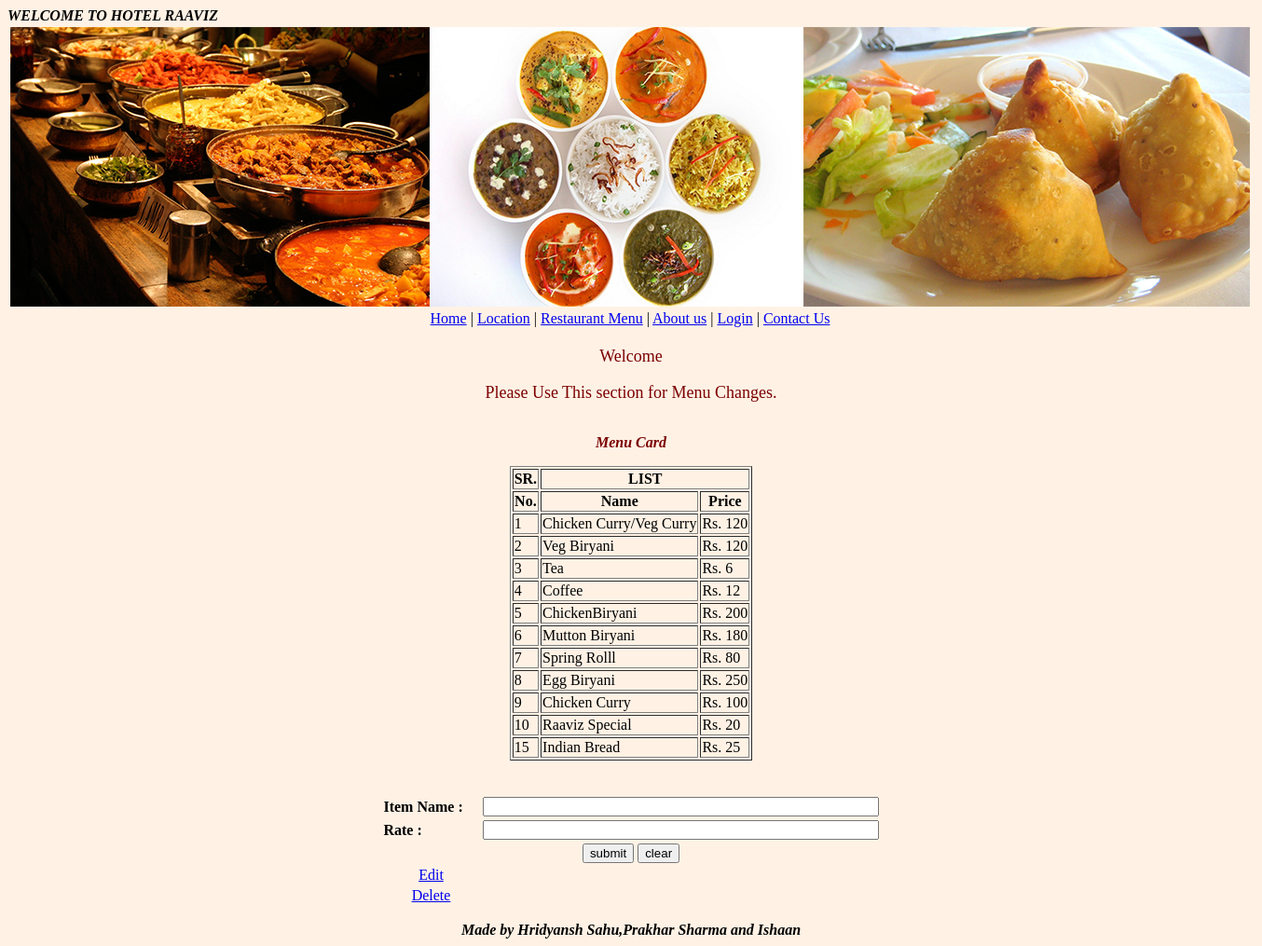
The app's page /reservation.php with its own data.
### tables this page shows
CREATE TABLE IF NOT EXISTS `menu` (
`id` int(11) NOT NULL,
  `item_name` varchar(50) NOT NULL,
  `item_price` int(11) NOT NULL
);

### reservation.php (the view, shortened to what this page needs)
<html>
<head>
	<link rel="stylesheet" href="style.css" />
</head>
<?php
	include "index.php";
?>
<div id="center">
	<p>Welcome</p>
	<p>Please Use This section for Menu Changes.</p>
</div>
<?php
	include "connection.php";
	$stmt="select * from menu";
	$rowset= $conn->query($stmt);
	echo "<center>";
	echo "<table border=1>";
	echo "<caption><p><b><i>Menu Card</i></b></p></caption>";
	echo "<tr><th>SR.</th><th colspan=2>LIST</th></tr>";
	echo "<tr><th>No.</th><th>Name</th><th>Price</th></tr>";
	while($result=mysqli_fetch_array($rowset))
	{
		echo "<tr>";
		echo "<td>".$result['id']."</td>";
		echo "<td>".$result[1]."</td>";
		echo "<td>Rs. ".$result[2]."</td>";
		echo "</tr>";
	}
	echo "</table>";
?>
<br><br>
<form action="addmenu.php" method="POST" name="f2">
<table class="table3" align="center">
<tr>
	<th align=left>Item Name 		:</th>
	<td colspan=4><input type=text name="itmname" size=50></td>
</tr>
<tr>
	<th align=left>Rate		:</th>
	<td colspan=4><input type="text" name="itmrate" size=50></td>
</tr>
<tr>
	<td colspan=2 align=center><input type=button name=s1 value="submit" onClick="checkout1()">
	<input type=reset name=s3 value="clear"></td>
</tr>
<tr align=center>
	<td><a href=edmenu.php>Edit</a></td>
</tr>
<tr align=center>
	<td><a href=delmenu.php>Delete</a></td>
</tr>
</table>
</form>
<marquee behavior=alternate><b><i>Made by Hridyansh Sahu,Prakhar Sharma and Ishaan</i></b></marquee>
</body>
</html>

### index.php (shortened to what this page needs)
<html>
<head>
	<link rel="stylesheet" href="style.css" />
	<?php
	$username=$_SESSION['username'];
	?>
</head>
<body>
	<marquee behavior=alternate ><b><i>WELCOME TO HOTEL RAAVIZ</i></b></marquee>
	<?php
	if (isset ($_SESSION['loggedin']))
	{
	?>
	<p>Welcome,
	 <?php echo $username." (Admin)";?></p>
	<p><a href="logout.php">Logout</a></p>
	<form>
	<table>
		<tr>
			<td><img src="image/1.jpg" name="img1" width=1330 height=300 id= "img1" onMouseOver="mouseover()" onMouseOut="mouseout()"></td>
		</tr>
		<tr>
			<td align=center><a href=home.php>Home</a>	|
			<a href=location.php>Location</a>	|
			<!-- <a href=accommodation.php>Accomodation</a>	|
			<a href=tariff.php>Tariff & Policies</a>	| -->
			<a href=restaurant.php>Restaurant Menu</a>	|
			<a href=aboutus.php>About us</a>  |
			<a href=reservation.php>Admin Panel</a>  |
			<a href=contactus.php>Contact Us</a>
			</td>
		</tr>
	</table>
	</form>
	<?php
	}
		else
	{
	?>
	<form>
	<table>
		<tr>
			<td><img src="image/1.jpg" name="img1" width=1330 height=300 id= "img1" onMouseOver="mouseover()" onMouseOut="mouseout()"></td>
		</tr>
		<tr>
			<td align=center><a href=home.php>Home</a>	|
			<a href=location.php>Location</a>	|
			<a href=restaurant.php>Restaurant Menu</a>	|
			<a href=aboutus.php>About us</a>  |
			<a href=login.php>Login</a>  |
			<a href=contactus.php>Contact Us</a>
			</td>
		</tr>
	</table>
	</form>
<?php
}
?>
</body>
</html>

### style.css (style rules this page uses)
body { background-color: #fff2e5; }
th { color:"white";background-color:"chocolate" }
td { color:"purple"; }
body #center { text-align: center; color: chocolate; font-size: 18; }
.table3 { border: 0; }
p { color: #7c0000; }

### records on screen
menu: id "1", item_name "Chicken Curry/Veg Curry", item_price "120"
menu: id "2", item_name "Veg Biryani", item_price "120"
menu: id "3", item_name "Tea", item_price "6"
menu: id "4", item_name "Coffee", item_price "12"
menu: id "5", item_name "ChickenBiryani", item_price "200"
menu: id "6", item_name "Mutton Biryani", item_price "180"
menu: id "7", item_name "Spring Rolll", item_price "80"
menu: id "8", item_name "Egg Biryani", item_price "250"
menu: id "9", item_name "Chicken Curry", item_price "100"
menu: id "10", item_name "Raaviz Special", item_price "20"
menu: id "15", item_name "Indian Bread", item_price "25"
